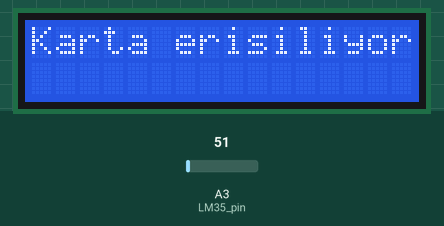
A sketch run on a simulated Arduino Uno, built with avr-gcc and run on an emulated ATmega328P. On the bench: 16×2 character LCD. The test bench sets the inputs (shaded band); at power-on: A3 (LM35_pin) = 51. The local clock reads 2024-03-15 10:24:30 at power-on unless the sketch sets it; storage starts empty.

Above: at 0.1 s.
At 2.7 s:
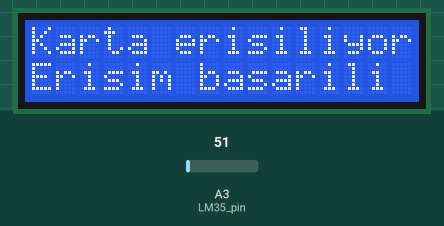

Measured:
- what the display in image 1 shows lasts 3.0 s, from 2.6 s to 5.6 s

The sketch:

ders14-sd_datalog.ino
```cpp
//gerekli kutuphaneler: SPI haberlesme icin SPI.h,
//SD kart icin SD.h,
//I2C haberlesme icin Wire.h,
//saat fonksiyonlari icin Time.h,
//DS1307 RTC entegresi icin DS1307RTC.h,
//I2C LCD icin LiquidTWI2.h
#include <SPI.h>
#include <SD.h>
#include <Wire.h>
#include <Time.h>
#include <DS1307RTC.h>
#include <LiquidTWI2.h>

//SD kartin chip select (CS) pini ve sicaklik sensoru pin tanimlamalari
#define chipSelect 4
#define LM35_pin A3

//I2C LCD icin tanimlama
LiquidTWI2 lcd(0);

//sicaklik icin baslangic degeri
float temp = 0;

void setup()
{
  //I2C LCD icin ayarlar
  lcd.setMCPType(LTI_TYPE_MCP23008);
  lcd.begin(16, 2);
  lcd.setBacklight(HIGH);
  lcd.print("Karta erisiliyor");
  //kart mevcut degilse veya erisilemiyorsa LCD'ye hata mesaji yaz
  if (!SD.begin(chipSelect))
  {
    lcd.setCursor(0, 1);
    lcd.print("Kart hatasi");
    return;
  }
  delay(2500);
  //karta erisim mevcutsa LCD'ye mesaj yaz, daha sonra LCD'yi kapat
  lcd.setCursor(0, 1);
  lcd.print("Erisim basarili");
  delay(3000);
  lcd.setBacklight(LOW);
  lcd.clear();
}

void loop()
{
  //tm formatinda saat bilgisini okumak icin bu satiri ekliyoruz
  tmElements_t tm;
  //SD karta yazilacak veriyi bir string'de tutmamiz gerekli
  String dataString = "";
  //lm35 i oku ve degeri santigrada cevir
  temp = (5.0 * analogRead(LM35_pin) * 100.0) / 1024;
  //string'e sicaklik degerini ekle
  dataString += String(temp);

  //RTC'den saat bilgisi alinabiliyorsa
  if (RTC.read(tm))
  {
    //SD kartta datalog.txt isimli bir dosya olustur
    File dataFile = SD.open("datalog.txt", FILE_WRITE);
    //dosyaya yazilabiliyorsa
    if (dataFile)
    {
      //saat ve tarih bilgisini dosyaya yaz
      //GG//AA/YYYY, SS:DD:ss
      if (tm.Day < 10)
        dataFile.print("0");
      dataFile.print(tm.Day);
      dataFile.print("/");
      if (tm.Month < 10)
        dataFile.print("0");
      dataFile.print(tm.Month);
      dataFile.print("/");
      dataFile.print(tmYearToCalendar(tm.Year));
      dataFile.print(",");
      if (tm.Hour < 10)
        dataFile.print("0");
      dataFile.print(tm.Hour);
      dataFile.print(":");
      if (tm.Minute < 10)
        dataFile.print("0");
      dataFile.print(tm.Minute);
      dataFile.print(":");
      if (tm.Second < 10)
        dataFile.print("0");
      dataFile.print(tm.Second);
      //saat ve tarihten sonra sicaklik degerini ekle
      dataFile.print(" Sicaklik: ");
      dataFile.print(dataString);
      dataFile.println(" °C");
      //yazma islemini bitir
      dataFile.close();
    }
    //dosyaya yazilamiyorsa LCD'de hata mesaji goster
    else
    {
      lcd.setCursor(0, 0);
      lcd.print("Dosya yazilamadi");
    }
  }
  delay(1000);
}
```
